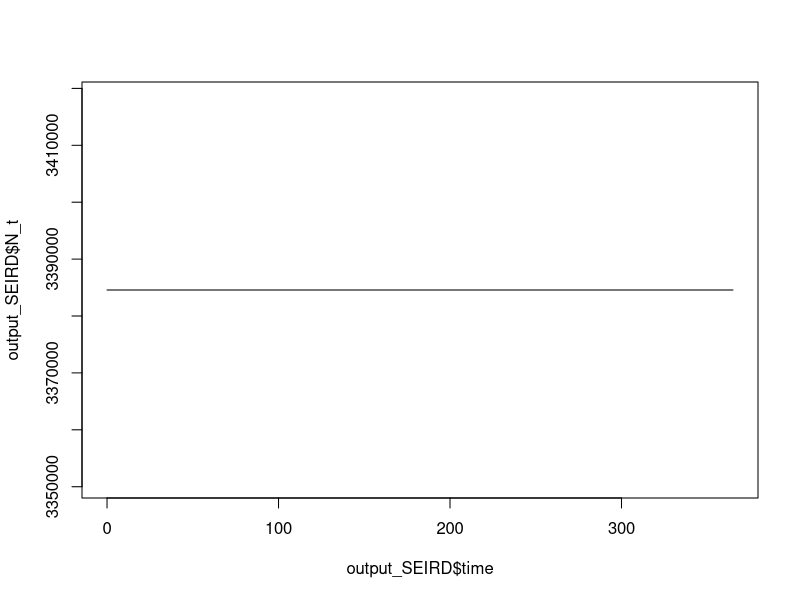
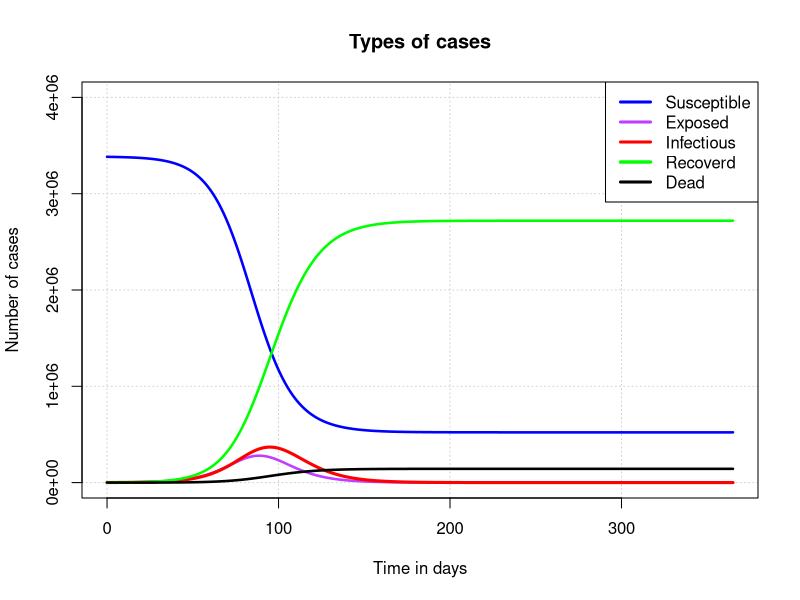

Reproduce these figures in R, in order.
#SEIRD model for Covid
#Step 1 load packages
library(deSolve)

#define function
SEIRD_fun<- function(current_timepoint, state_values, parameters)
{
  
  #creat state variables (local variables)
  S<-state_values[1] # Susceptible 
  E<-state_values[2] # Exposed
  I<-state_values[3] #  Infectious
  
  R<-state_values[4] # Recovered 
  D<-state_values[5]#Died
  with(
    as.list(parameters), #variable names within parameters can be used
    {
      #compute derivative
      
      dS <- -beta*S*I/N
      
      dE <- beta*S*I/N- sigma*E
      
      dI <- sigma*E - gamma*I- delta*I
      
      dR <- gamma*I
      dD<- delta*I
      
      
      
      #combine results
      results=c(dS,dE,dI,dR,dD)
      list(results)
    }
  )
}




#compartment durations

incubation_period=5 
infectious_period=7

#force of infection
R0=2.21 #mean 2.21, range 1.354-3.85
effective_contact_rate_per_infectious_per_time= R0/infectious_period #


beta = effective_contact_rate_per_infectious_per_time


# total outflows from compartments
E_outflow = 1/incubation_period

I_outflow_recovery_death = 1/infectious_period

#progression rates from Exposed to Infectious
sigma = E_outflow 
#mortality
proportion_mortality_from_I=0.05
delta= proportion_mortality_from_I*I_outflow_recovery_death
#Recovery rate

gamma = I_outflow_recovery_death-delta




#list parameters

parameter_list<- c(beta=beta, 
                   sigma=sigma, 
                   delta=delta,
                   gamma=gamma)
#compartment population 
N=3.38457e+06#4e+06
E0= N*0.0 #4000
I0=1344#N*0.00025 #1000

R0=N*0 #200
D0=0
S0= N-(E0+I0+R0+D0)

initial_values <- c(S=S0,E=E0,
                    I=I0,
                    R=R0, D=D0)
times=seq(0, 365, by = 1)

output_SEIRD=as.data.frame(lsoda(initial_values, times, SEIRD_fun, parameter_list))


#Check total population N=4e+06
output_SEIRD$N_t<- output_SEIRD$S + output_SEIRD$E + output_SEIRD$I  + output_SEIRD$R +output_SEIRD$D 
View(output_SEIRD)
plot(output_SEIRD$time,output_SEIRD$N_t,type = 'l')
##
Incidence=as.data.frame(diff(output_SEIRD$I))
View(Incidence)
# Save data
write.csv(output_SEIRD,"SEIRD_model.csv")


#PLOT
 
plot(output_SEIRD$time,output_SEIRD$R,
     ylim = c(0,4e+06),
     type="n",
     xlab='Time in days',
     ylab = 'Number of cases', main="Types of cases", panel.first= grid())

lines(output_SEIRD$time,output_SEIRD$S,lwd=2.5,col='blue')
lines(output_SEIRD$time,output_SEIRD$E,lwd=2.5,col='darkorchid1')
lines(output_SEIRD$time,output_SEIRD$I,lwd=3,col="red")

lines(output_SEIRD$time,output_SEIRD$R,lwd=2.5,col = 'green')
lines(output_SEIRD$time,output_SEIRD$D,lwd=2.5,col = 'black')
legend('topright',c("Susceptible","Exposed",
                    "Infectious",
                   "Recoverd","Dead"),
       lty=c(1,1,1,1,1),lwd=c(3,3,3,3.3),
       col=c("blue",'darkorchid1',"red","green","black"))
